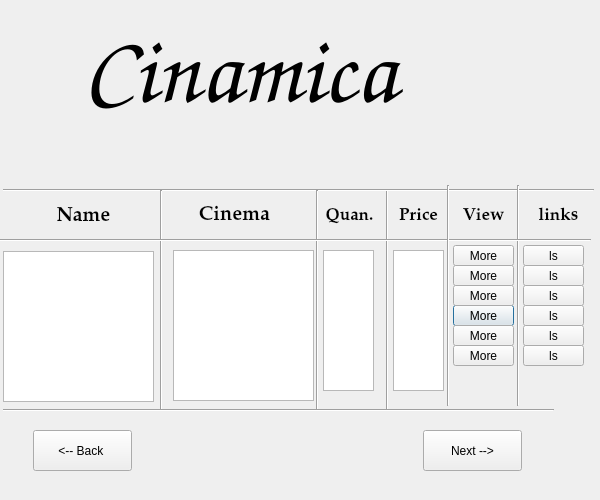
<?xml version="1.0" encoding="UTF-8"?>
<ui version="4.0">
 <class>Page4Cust</class>
 <widget class="QDialog" name="Page4Cust">
  <property name="geometry">
   <rect>
    <x>0</x>
    <y>0</y>
    <width>600</width>
    <height>500</height>
   </rect>
  </property>
  <property name="windowTitle">
   <string>Dialog</string>
  </property>
  <widget class="QPushButton" name="pushButton_4">
   <property name="geometry">
    <rect>
     <x>453</x>
     <y>305</y>
     <width>61</width>
     <height>21</height>
    </rect>
   </property>
   <property name="text">
    <string>More</string>
   </property>
  </widget>
  <widget class="QPushButton" name="pushButton_5">
   <property name="geometry">
    <rect>
     <x>453</x>
     <y>325</y>
     <width>61</width>
     <height>21</height>
    </rect>
   </property>
   <property name="text">
    <string>More</string>
   </property>
  </widget>
  <widget class="QPushButton" name="pushButton_11">
   <property name="geometry">
    <rect>
     <x>523</x>
     <y>345</y>
     <width>61</width>
     <height>21</height>
    </rect>
   </property>
   <property name="text">
    <string>ls</string>
   </property>
  </widget>
  <widget class="QLabel" name="label_3">
   <property name="geometry">
    <rect>
     <x>179</x>
     <y>200</y>
     <width>111</width>
     <height>31</height>
    </rect>
   </property>
   <property name="font">
    <font>
     <family>URW Palladio L</family>
     <pointsize>15</pointsize>
     <weight>75</weight>
     <bold>true</bold>
    </font>
   </property>
   <property name="text">
    <string>Cinema</string>
   </property>
   <property name="alignment">
    <set>Qt::AlignCenter</set>
   </property>
  </widget>
  <widget class="QPushButton" name="pushButton_2">
   <property name="geometry">
    <rect>
     <x>453</x>
     <y>265</y>
     <width>61</width>
     <height>21</height>
    </rect>
   </property>
   <property name="text">
    <string>More</string>
   </property>
  </widget>
  <widget class="QLabel" name="label_10">
   <property name="geometry">
    <rect>
     <x>453</x>
     <y>200</y>
     <width>61</width>
     <height>31</height>
    </rect>
   </property>
   <property name="font">
    <font>
     <family>URW Palladio L</family>
     <pointsize>13</pointsize>
     <weight>75</weight>
     <bold>true</bold>
    </font>
   </property>
   <property name="text">
    <string>View</string>
   </property>
   <property name="alignment">
    <set>Qt::AlignCenter</set>
   </property>
  </widget>
  <widget class="QLabel" name="label_11">
   <property name="geometry">
    <rect>
     <x>523</x>
     <y>195</y>
     <width>71</width>
     <height>41</height>
    </rect>
   </property>
   <property name="font">
    <font>
     <family>URW Palladio L</family>
     <pointsize>13</pointsize>
     <weight>75</weight>
     <bold>true</bold>
    </font>
   </property>
   <property name="text">
    <string>links</string>
   </property>
   <property name="alignment">
    <set>Qt::AlignCenter</set>
   </property>
  </widget>
  <widget class="QPushButton" name="pushButton_8">
   <property name="geometry">
    <rect>
     <x>33</x>
     <y>430</y>
     <width>99</width>
     <height>41</height>
    </rect>
   </property>
   <property name="text">
    <string>&lt;-- Back </string>
   </property>
  </widget>
  <widget class="QPushButton" name="pushButton_3">
   <property name="geometry">
    <rect>
     <x>453</x>
     <y>285</y>
     <width>61</width>
     <height>21</height>
    </rect>
   </property>
   <property name="text">
    <string>More</string>
   </property>
  </widget>
  <widget class="QListWidget" name="CinemaLs">
   <property name="geometry">
    <rect>
     <x>173</x>
     <y>250</y>
     <width>141</width>
     <height>151</height>
    </rect>
   </property>
  </widget>
  <widget class="Line" name="line_3">
   <property name="geometry">
    <rect>
     <x>332</x>
     <y>190</y>
     <width>111</width>
     <height>221</height>
    </rect>
   </property>
   <property name="orientation">
    <enum>Qt::Vertical</enum>
   </property>
  </widget>
  <widget class="QPushButton" name="pushButton_14">
   <property name="geometry">
    <rect>
     <x>523</x>
     <y>325</y>
     <width>61</width>
     <height>21</height>
    </rect>
   </property>
   <property name="text">
    <string>ls</string>
   </property>
  </widget>
  <widget class="QPushButton" name="pushButton_7">
   <property name="geometry">
    <rect>
     <x>423</x>
     <y>430</y>
     <width>99</width>
     <height>41</height>
    </rect>
   </property>
   <property name="text">
    <string>Next --&gt;</string>
   </property>
  </widget>
  <widget class="Line" name="line_4">
   <property name="geometry">
    <rect>
     <x>3</x>
     <y>170</y>
     <width>591</width>
     <height>41</height>
    </rect>
   </property>
   <property name="orientation">
    <enum>Qt::Horizontal</enum>
   </property>
  </widget>
  <widget class="QPushButton" name="pushButton_12">
   <property name="geometry">
    <rect>
     <x>523</x>
     <y>285</y>
     <width>61</width>
     <height>21</height>
    </rect>
   </property>
   <property name="text">
    <string>ls</string>
   </property>
  </widget>
  <widget class="Line" name="line_2">
   <property name="geometry">
    <rect>
     <x>272</x>
     <y>190</y>
     <width>91</width>
     <height>221</height>
    </rect>
   </property>
   <property name="orientation">
    <enum>Qt::Vertical</enum>
   </property>
  </widget>
  <widget class="QLabel" name="label_5">
   <property name="geometry">
    <rect>
     <x>383</x>
     <y>195</y>
     <width>71</width>
     <height>41</height>
    </rect>
   </property>
   <property name="font">
    <font>
     <family>URW Palladio L</family>
     <pointsize>13</pointsize>
     <weight>75</weight>
     <bold>true</bold>
    </font>
   </property>
   <property name="text">
    <string>Price</string>
   </property>
   <property name="alignment">
    <set>Qt::AlignCenter</set>
   </property>
  </widget>
  <widget class="Line" name="line">
   <property name="geometry">
    <rect>
     <x>116</x>
     <y>190</y>
     <width>91</width>
     <height>221</height>
    </rect>
   </property>
   <property name="orientation">
    <enum>Qt::Vertical</enum>
   </property>
  </widget>
  <widget class="Line" name="line_8">
   <property name="geometry">
    <rect>
     <x>473</x>
     <y>185</y>
     <width>91</width>
     <height>221</height>
    </rect>
   </property>
   <property name="orientation">
    <enum>Qt::Vertical</enum>
   </property>
  </widget>
  <widget class="QPushButton" name="pushButton_13">
   <property name="geometry">
    <rect>
     <x>523</x>
     <y>245</y>
     <width>61</width>
     <height>21</height>
    </rect>
   </property>
   <property name="text">
    <string>ls</string>
   </property>
  </widget>
  <widget class="QLabel" name="label_2">
   <property name="geometry">
    <rect>
     <x>13</x>
     <y>201</y>
     <width>141</width>
     <height>31</height>
    </rect>
   </property>
   <property name="font">
    <font>
     <family>URW Palladio L</family>
     <pointsize>15</pointsize>
     <weight>75</weight>
     <bold>true</bold>
    </font>
   </property>
   <property name="text">
    <string>Name</string>
   </property>
   <property name="alignment">
    <set>Qt::AlignCenter</set>
   </property>
  </widget>
  <widget class="QListWidget" name="NameLs">
   <property name="geometry">
    <rect>
     <x>3</x>
     <y>251</y>
     <width>151</width>
     <height>151</height>
    </rect>
   </property>
  </widget>
  <widget class="QLabel" name="label">
   <property name="geometry">
    <rect>
     <x>83</x>
     <y>10</y>
     <width>401</width>
     <height>121</height>
    </rect>
   </property>
   <property name="font">
    <font>
     <family>Comic Sans MS</family>
     <pointsize>72</pointsize>
     <weight>75</weight>
     <italic>true</italic>
     <bold>true</bold>
    </font>
   </property>
   <property name="text">
    <string>Cinamica</string>
   </property>
  </widget>
  <widget class="QPushButton" name="pushButton">
   <property name="geometry">
    <rect>
     <x>453</x>
     <y>245</y>
     <width>61</width>
     <height>21</height>
    </rect>
   </property>
   <property name="text">
    <string>More</string>
   </property>
  </widget>
  <widget class="QListWidget" name="QuanLs">
   <property name="geometry">
    <rect>
     <x>323</x>
     <y>250</y>
     <width>51</width>
     <height>141</height>
    </rect>
   </property>
  </widget>
  <widget class="Line" name="line_7">
   <property name="geometry">
    <rect>
     <x>3</x>
     <y>395</y>
     <width>551</width>
     <height>31</height>
    </rect>
   </property>
   <property name="orientation">
    <enum>Qt::Horizontal</enum>
   </property>
  </widget>
  <widget class="QPushButton" name="pushButton_6">
   <property name="geometry">
    <rect>
     <x>453</x>
     <y>345</y>
     <width>61</width>
     <height>21</height>
    </rect>
   </property>
   <property name="text">
    <string>More</string>
   </property>
  </widget>
  <widget class="Line" name="line_5">
   <property name="geometry">
    <rect>
     <x>0</x>
     <y>230</y>
     <width>591</width>
     <height>20</height>
    </rect>
   </property>
   <property name="orientation">
    <enum>Qt::Horizontal</enum>
   </property>
  </widget>
  <widget class="Line" name="line_9">
   <property name="geometry">
    <rect>
     <x>393</x>
     <y>185</y>
     <width>111</width>
     <height>221</height>
    </rect>
   </property>
   <property name="orientation">
    <enum>Qt::Vertical</enum>
   </property>
  </widget>
  <widget class="QListWidget" name="PriceLs">
   <property name="geometry">
    <rect>
     <x>393</x>
     <y>250</y>
     <width>51</width>
     <height>141</height>
    </rect>
   </property>
  </widget>
  <widget class="QLabel" name="label_4">
   <property name="geometry">
    <rect>
     <x>319</x>
     <y>200</y>
     <width>61</width>
     <height>31</height>
    </rect>
   </property>
   <property name="font">
    <font>
     <family>URW Palladio L</family>
     <pointsize>13</pointsize>
     <weight>75</weight>
     <bold>true</bold>
    </font>
   </property>
   <property name="text">
    <string>Quan.</string>
   </property>
   <property name="alignment">
    <set>Qt::AlignCenter</set>
   </property>
  </widget>
  <widget class="QPushButton" name="pushButton_9">
   <property name="geometry">
    <rect>
     <x>523</x>
     <y>265</y>
     <width>61</width>
     <height>21</height>
    </rect>
   </property>
   <property name="text">
    <string>ls</string>
   </property>
  </widget>
  <widget class="QPushButton" name="pushButton_10">
   <property name="geometry">
    <rect>
     <x>523</x>
     <y>305</y>
     <width>61</width>
     <height>21</height>
    </rect>
   </property>
   <property name="text">
    <string>ls</string>
   </property>
  </widget>
 </widget>
 <resources/>
 <connections/>
</ui>
